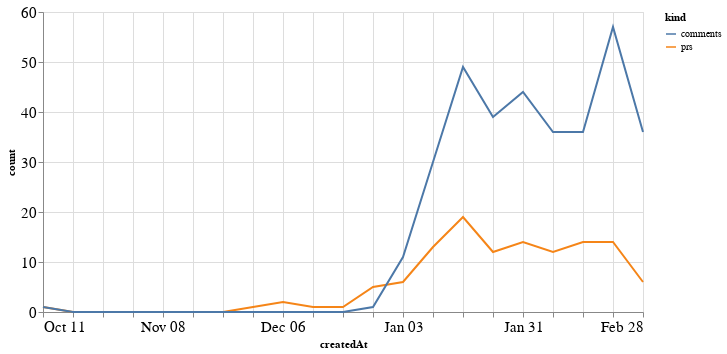

The notebook cell this image was saved under:
### Code cell
alt.Chart(total_time, width=600).mark_line().encode(
    x='createdAt',
    y='count',
    color='kind'
)

### Figure 1 — Vega-Lite specification as saved in the notebook (floating-point values rounded to 4 significant figures)
{"config": {"axisLeft": {"labelFontSize": 15}, "axisBottom": {"labelFontSize": 15}}, "data": {"name": "data-19f143138efd8b5e15b7d960caf1f889"}, "mark": "line", "encoding": {"color": {"type": "nominal", "field": "kind"}, "x": {"type": "temporal", "field": "createdAt"}, "y": {"type": "quantitative", "field": "count"}}, "width": 600, "$schema": "https://vega.github.io/schema/vega-lite/v4.8.1.json", "datasets": {"data-19f143138efd8b5e15b7d960caf1f889": [{"createdAt": "2020-10-11T00:00:00", "kind": "prs", "count": 1}, {"createdAt": "2020-10-18T00:00:00", "kind": "prs", "count": 0}, {"createdAt": "2020-10-25T00:00:00", "kind": "prs", "count": 0}, {"createdAt": "2020-11-01T00:00:00", "kind": "prs", "count": 0}, {"createdAt": "2020-11-08T00:00:00", "kind": "prs", "count": 0}, {"createdAt": "2020-11-15T00:00:00", "kind": "prs", "count": 0}, {"createdAt": "2020-11-22T00:00:00", "kind": "prs", "count": 0}, {"createdAt": "2020-11-29T00:00:00", "kind": "prs", "count": 1}, {"createdAt": "2020-12-06T00:00:00", "kind": "prs", "count": 2}, {"createdAt": "2020-12-13T00:00:00", "kind": "prs", "count": 1}, {"createdAt": "2020-12-20T00:00:00", "kind": "prs", "count": 1}, {"createdAt": "2020-12-27T00:00:00", "kind": "prs", "count": 5}, {"createdAt": "2021-01-03T00:00:00", "kind": "prs", "count": 6}, {"createdAt": "2021-01-10T00:00:00", "kind": "prs", "count": 13}, {"createdAt": "2021-01-17T00:00:00", "kind": "prs", "count": 19}, {"createdAt": "2021-01-24T00:00:00", "kind": "prs", "count": 12}, {"createdAt": "2021-01-31T00:00:00", "kind": "prs", "count": 14}, {"createdAt": "2021-02-07T00:00:00", "kind": "prs", "count": 12}, {"createdAt": "2021-02-14T00:00:00", "kind": "prs", "count": 14}, {"createdAt": "2021-02-21T00:00:00", "kind": "prs", "count": 14}, {"createdAt": "2021-02-28T00:00:00", "kind": "prs", "count": 6}, {"createdAt": "2020-10-11T00:00:00", "kind": "comments", "count": 1}, {"createdAt": "2020-10-18T00:00:00", "kind": "comments", "count": 0}, {"createdAt": "2020-10-25T00:00:00", "kind": "comments", "count": 0}, {"createdAt": "2020-11-01T00:00:00", "kind": "comments", "count": 0}, {"createdAt": "2020-11-08T00:00:00", "kind": "comments", "count": 0}, {"createdAt": "2020-11-15T00:00:00", "kind": "comments", "count": 0}, {"createdAt": "2020-11-22T00:00:00", "kind": "comments", "count": 0}, {"createdAt": "2020-11-29T00:00:00", "kind": "comments", "count": 0}, {"createdAt": "2020-12-06T00:00:00", "kind": "comments", "count": 0}, {"createdAt": "2020-12-13T00:00:00", "kind": "comments", "count": 0}, {"createdAt": "2020-12-20T00:00:00", "kind": "comments", "count": 0}, {"createdAt": "2020-12-27T00:00:00", "kind": "comments", "count": 1}, {"createdAt": "2021-01-03T00:00:00", "kind": "comments", "count": 11}, {"createdAt": "2021-01-10T00:00:00", "kind": "comments", "count": 30}, {"createdAt": "2021-01-17T00:00:00", "kind": "comments", "count": 49}, {"createdAt": "2021-01-24T00:00:00", "kind": "comments", "count": 39}, {"createdAt": "2021-01-31T00:00:00", "kind": "comments", "count": 44}, {"createdAt": "2021-02-07T00:00:00", "kind": "comments", "count": 36}, {"createdAt": "2021-02-14T00:00:00", "kind": "comments", "count": 36}, {"createdAt": "2021-02-21T00:00:00", "kind": "comments", "count": 57}, {"createdAt": "2021-02-28T00:00:00", "kind": "comments", "count": 36}]}}
